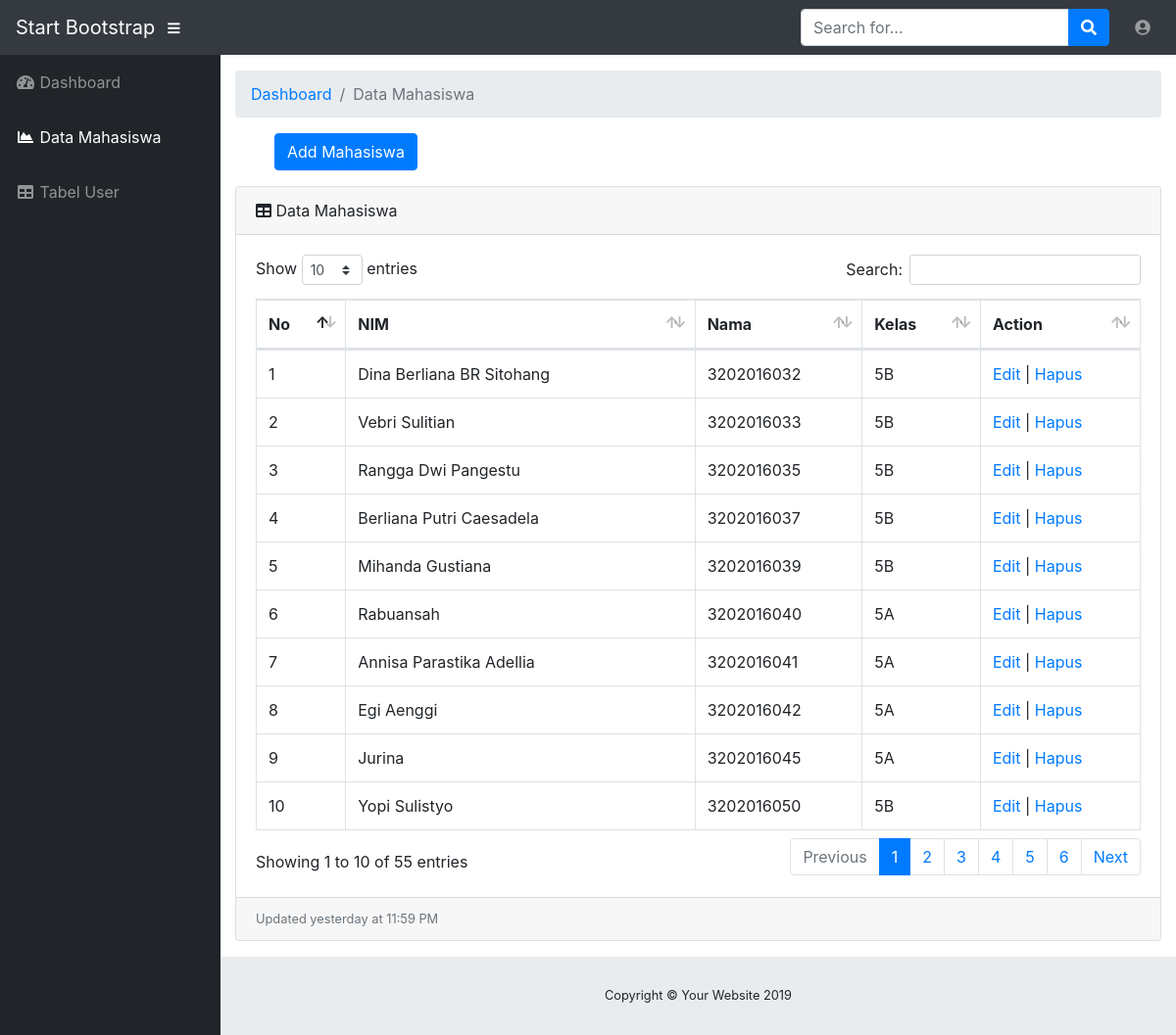
The page /admin/mahasiswa.php (signed in) on the database its author committed.
### tables this page shows
CREATE TABLE `mahasiswa` (
  `nim` char(10) NOT NULL,
  `nama` varchar(50) NOT NULL,
  `kelas` char(2) NOT NULL
);

### admin/mahasiswa.php (the view, shortened to what this page needs)
<?php
require('connect_db.php');
?>
<!DOCTYPE html>
<html lang="en">
<head>
  <link href="vendor/fontawesome-free/css/all.min.css" rel="stylesheet" type="text/css">
  <link href="vendor/datatables/dataTables.bootstrap4.css" rel="stylesheet">
  <link href="css/sb-admin.css" rel="stylesheet">
</head>
<body id="page-top">
  <nav class="navbar navbar-expand navbar-dark bg-dark static-top">
    <a class="navbar-brand mr-1" href="index.html">Start Bootstrap</a>
    <button class="btn btn-link btn-sm text-white order-1 order-sm-0" id="sidebarToggle" href="#">
      <i class="fas fa-bars"></i>
    </button>
    <form class="d-none d-md-inline-block form-inline ml-auto mr-0 mr-md-3 my-2 my-md-0">
      <div class="input-group">
        <input type="text" class="form-control" placeholder="Search for..." aria-label="Search" aria-describedby="basic-addon2">
        <div class="input-group-append">
          <button class="btn btn-primary" type="button">
            <i class="fas fa-search"></i>
          </button>
        </div>
      </div>
    </form>
    <ul class="navbar-nav ml-auto ml-md-0">
      <li class="nav-item dropdown no-arrow">
        <a class="nav-link dropdown-toggle" href="#" id="userDropdown" role="button" data-toggle="dropdown" aria-haspopup="true" aria-expanded="false">
          <i class="fas fa-user-circle fa-fw"></i>
        </a>
      </li>
    </ul>
  </nav>
  <div id="wrapper">
    <ul class="sidebar navbar-nav">
      <li class="nav-item">
        <a class="nav-link" href="admin.php">
          <i class="fas fa-fw fa-tachometer-alt"></i>
          <span>Dashboard</span>
        </a>
      </li>
      <li class="nav-item">
      <li class="nav-item active">
        <a class="nav-link" href="mahasiswa.php">
          <i class="fas fa-fw fa-chart-area"></i>
          <span>Data Mahasiswa</span></a>
      </li>
      <li class="nav-item">
                <a class="nav-link" href="tables_user.php">
                    <i class="fas fa-fw fa-table"></i>
                    <span>Tabel User</span></a>
            </li>
    </ul>
    <div id="content-wrapper">
      <div class="container-fluid">
        <ol class="breadcrumb">
          <li class="breadcrumb-item">
            <a href="Admin.php">Dashboard</a>
          </li>
          <li class="breadcrumb-item active">Data Mahasiswa</li>
        </ol>
        <ol>
          <a href="form_upload_admin.php"><button type="button" class="btn btn-primary">Add Mahasiswa</button></a>
        </ol>
        <div class="card mb-3">
          <div class="card-header">
            <i class="fas fa-table"></i>
            Data Mahasiswa</div>
          <div class="card-body">
            <div class="table-responsive">
              <table class="table table-bordered" id="dataTable" width="100%" height="10% cellspacing="0">
                <thead>
                  <tr>
                    <th>No</th>
                    <th>NIM</th>
                    <th>Nama</th>
                    <th>Kelas</th>
                    <th>Action</th>
                  </tr>
                </thead>
                <tbody>
                <?php
                    $query = "SELECT * FROM mahasiswa ORDER BY nim ASC";
                    $result = mysqli_query($conn, $query);
                    $no = 1;
                    while($row = mysqli_fetch_assoc($result))
                    {
                    ?>
                     <tr>
                        <td><?php echo $no; ?></td>
                        <td><?php echo $row['nama']; ?></td>
                        <td><?php echo $row['nim']; ?></td>
                        <td><?php echo $row['kelas'] ?></td>
                        <td>
                          <a href="admin_mahasiswa_edit.php?id=<?php echo $row['nim']; ?>">Edit</a> |
                          <a href="proses_hapus.php?id=<?php echo $row['nim']; ?>" onclick="return confirm('Anda yakin akan menghapus data ini?')">Hapus</a>
                        </td>
                    </tr>
                    <?php
                      $no++;
                    }
                    ?>
                </tbody>
              </table>
            </div>
          </div>
          <div class="card-footer small text-muted">Updated yesterday at 11:59 PM</div>
        </div>
      </div>
      <footer class="sticky-footer">
        <div class="container my-auto">
          <div class="copyright text-center my-auto">
            <span>Copyright © Your Website 2019</span>
          </div>
        </div>
      </footer>
    </div>
  </div>
</body>
</html>

### rows shown on the page
mahasiswa: nama "Dina Berliana BR Sitohang", nim "3202016032", kelas "5B"
mahasiswa: nama "Vebri Sulitian", nim "3202016033", kelas "5B"
mahasiswa: nama "Rangga Dwi Pangestu", nim "3202016035", kelas "5B"
mahasiswa: nama "Berliana Putri Caesadela", nim "3202016037", kelas "5B"
mahasiswa: nama "Mihanda Gustiana", nim "3202016039", kelas "5B"
mahasiswa: nama "Rabuansah", nim "3202016040", kelas "5A"
mahasiswa: nama "Annisa Parastika Adellia", nim "3202016041", kelas "5A"
mahasiswa: nama "Egi Aenggi", nim "3202016042", kelas "5A"
mahasiswa: nama "Jurina", nim "3202016045", kelas "5A"
mahasiswa: nama "Yopi Sulistyo", nim "3202016050", kelas "5B"
